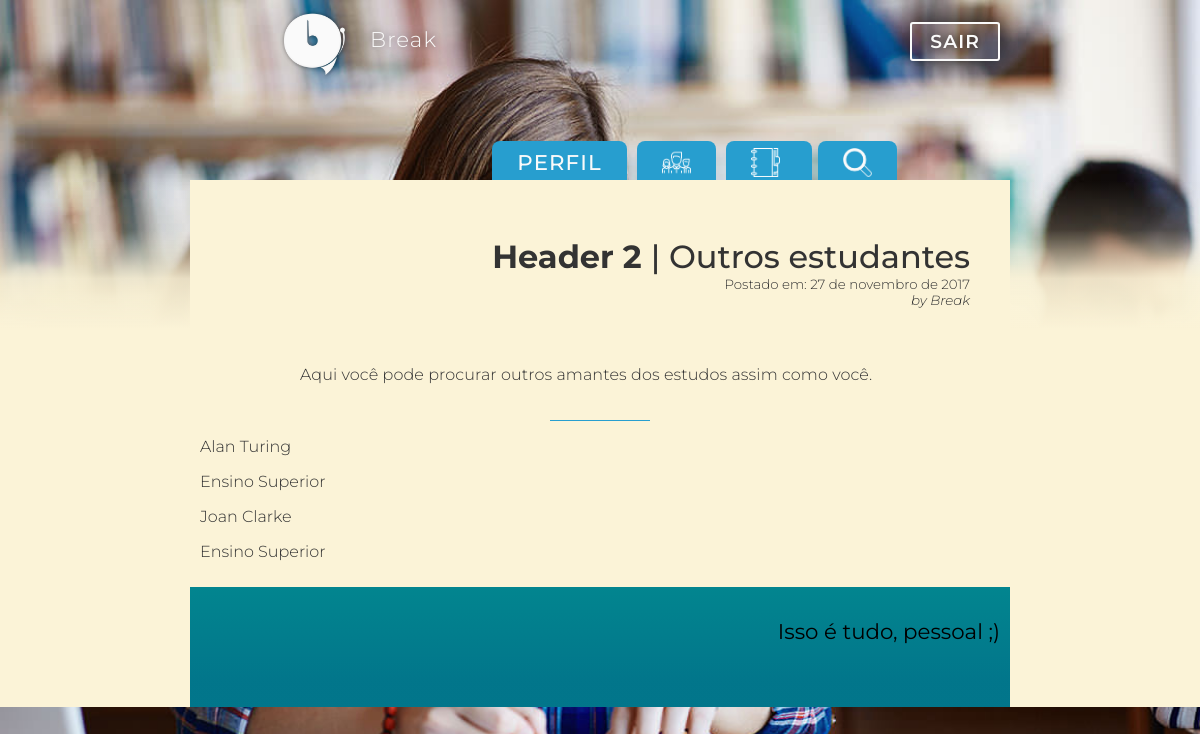
The app's page /users.php (signed in) with its own data.
### tables this page shows
CREATE TABLE `usuario` (
  `idusuario` int(11) NOT NULL,
  `nome_user` varchar(45) NOT NULL,
  `sobrenome_user` varchar(45) NOT NULL,
  `email` varchar(45) DEFAULT NULL,
  `login` varchar(45) DEFAULT NULL,
  `senha` varchar(45) DEFAULT NULL,
  `sexo` char(1) DEFAULT NULL,
  `dataNasc` date DEFAULT NULL,
  `escolaridade` text
);

### dao-conteudo-users.php (called while the page is built)
<?php
function listaConteudoUsuarios($conexao){
    $users = array();
    $query = "SELECT nome_user, sobrenome_user, escolaridade FROM usuario;";
    $resultado = mysqli_query ($conexao, $query);
    while ($user = mysqli_fetch_assoc($resultado)){
      array_push($users, $user);
    }
  return $users;
}

### conteudo-users.php (the view)
<?php
require 'dao-conteudo-users.php';
$users = listaConteudoUsuarios($conexao);
?>
  <?php
    foreach ($users as $user) :
  ?>
      <div class="">
        <p><bold><?=$user['nome_user']." ".$user['sobrenome_user']?></bold></p>
        <p><?=$user['escolaridade']?></p>
      </div>
  <?php
    endforeach
   ?>

### css/feed.css (style rules this page uses)
body { font-family: 'Montserrat', sans-serif; margin: 0px; background: url("../img/cover_girl .jpg") no-repeat bottom center; background-color: #0e0e0e; background-size: 100%; background-position: top center; }
p { color: #333; text-align: justify; font-weight: 300; word-wrap: break-word; }

### records on screen
usuario: nome_user "Alan", sobrenome_user "Turing", escolaridade "Ensino Superior"
usuario: nome_user "Joan", sobrenome_user "Clarke", escolaridade "Ensino Superior"
